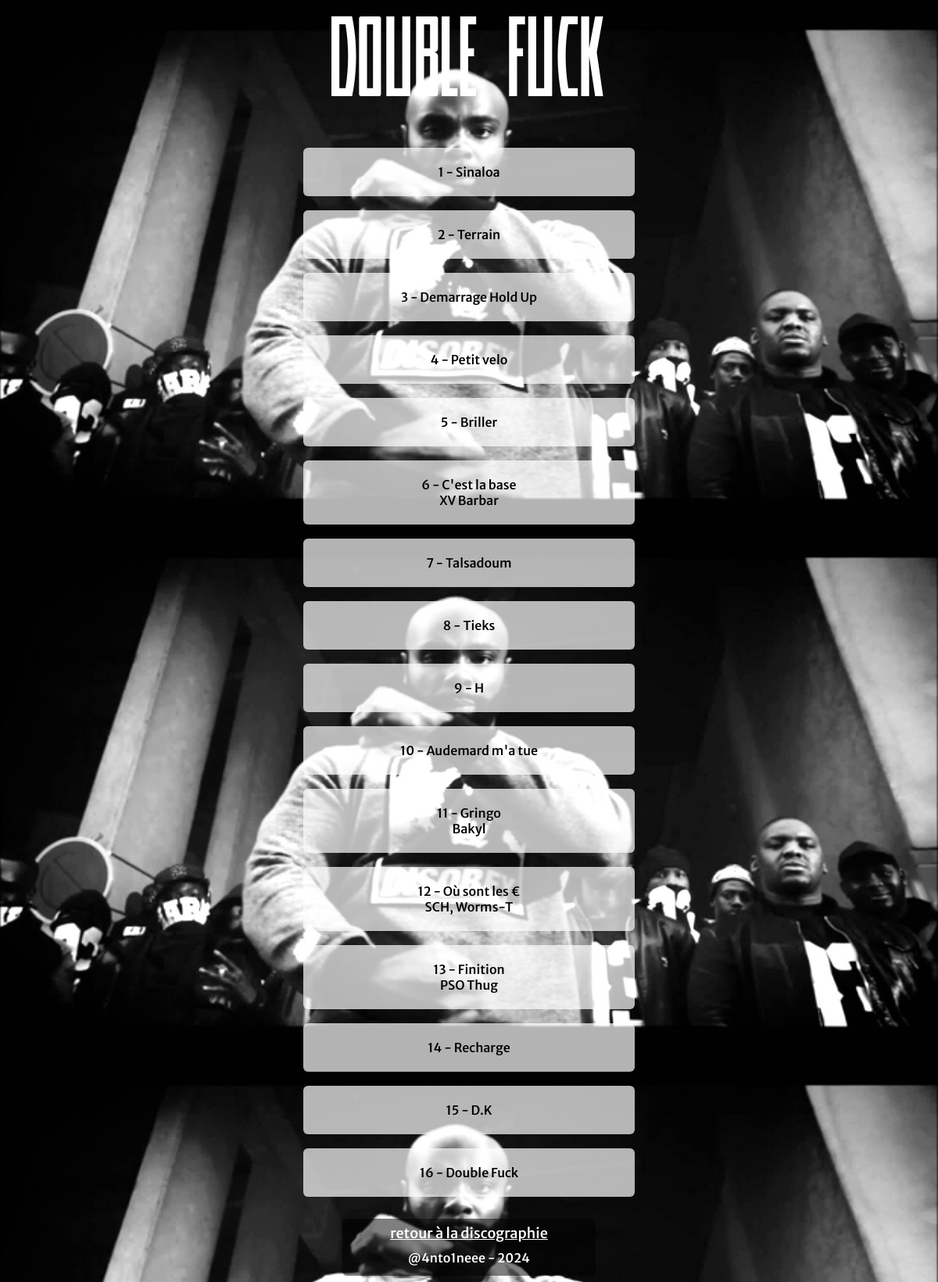
The page /detail_album.php?id=4 on the database its author committed.
### tables this page shows
CREATE TABLE `albums` (
  `idAlbum` int(100) NOT NULL,
  `NomAlbum` varchar(100) NOT NULL,
  `AnneeSortie` int(4) NOT NULL,
  `DescAlbum` text NOT NULL,
  `imgAlbum` text NOT NULL
);

CREATE TABLE `sons` (
  `idAlbum` int(100) NOT NULL,
  `idSon` int(50) NOT NULL,
  `NomSon` varchar(255) NOT NULL,
  `Featuring` varchar(255) NOT NULL
);

### detail_album.php (the view, shortened to what this page needs)
<!DOCTYPE html>
<html lang="fr">
	<head>
		<link rel="stylesheet" type="text/css" href="style.css" />
	</head>
	<body>
		<?php
			$ide = $_GET['id'];
			try {
				include 'connexion.php';
				$requete = $pdo->prepare("SELECT NomAlbum FROM albums WHERE idAlbum = ".$ide);
				$requete->execute();
				$album = $requete->fetch(PDO::FETCH_ASSOC);
					$nom=$album['NomAlbum'];
					echo "<center><h1>".$nom."</h1></center><br>";
				$requete = $pdo->prepare("SELECT NomSon, idSon, Featuring FROM sons WHERE idAlbum = $ide GROUP BY idSon ORDER BY idSon ASC");
				$requete->execute();
				$sons = $requete->fetchall(PDO::FETCH_ASSOC);
					foreach($sons as $unson){
					$nom=$unson['NomSon'];
					$num=$unson['idSon'];
					$feat=$unson['Featuring'];
					echo "<center>
						<li class='ss'>
							<p>".$num." - ".$nom."
								<br>".$feat."
							</p>
						</li>
						</center>
						<br>";
					}
				}
			catch (PDOException $e){
			print "Erreur !: " . $e->getMessage() . "<br/>";
			die(); }
		?>
		<div class="bottom">
		<center>
			<a class="retour" href="albums.php">retour à la discographie</a>
			<p class="copyr"><a href="https://github.com/4nto1neee" target="_blank" >@4nto1neee</a> - 2024</p>
		</center>
		</div>
	</body>
</html>

### style.css (style rules this page uses)
body { background-image: url("img/double_rotor.png"); background-size: 100%; background-repeat: repeat; }
h1 { color: #fff; font-size: 150px; font-weight:500; font-family: "tower" ; margin: 10px; padding: 0; width: fit-content; }
p { font-family: MerriweatherSans; color: #000; }
.bottom { background-color: rgb(0,0,0,0.5); border-radius: 6px; width: fit-content; display: flex; flex-direction: column; flex-wrap: wrap; margin-top: 10px; margin-left: auto; margin-right: auto; padding: 5px; padding-left: 5%; padding-right: 5%; }
.bottom .retour { color: #fff; font-family: MerriweatherSans; font-size: 18px; text-decoration: underline, gold; padding: 2px; display: flex; flex-direction: column; }
.copyr { font-family: MerriweatherSans; font-size: medium; color: #fff; margin: 3px; padding: 5px; width: fit-content; }
.copyr a { color: #fff; text-decoration: none; }
.ss { background-color: rgb(255,255,255,0.7); font-family: MerriweatherSans; font-size: medium; border-radius: 6px; width: 35%; min-width:fit-content; min-height: fit-content; padding: 5px; display: flex; flex-direction: column; flex-wrap: wrap; justify-content: space-between; }

### rows shown on the page
albums: NomAlbum "Double fuck"
sons: idSon "1", NomSon "Sinaloa"
sons: idSon "2", NomSon "Terrain"
sons: idSon "3", NomSon "Demarrage Hold Up"
sons: idSon "4", NomSon "Petit velo"
sons: idSon "5", NomSon "Briller"
sons: idSon "6", NomSon "C'est la base", Featuring "XV Barbar"
sons: idSon "7", NomSon "Talsadoum"
sons: idSon "8", NomSon "Tieks"
sons: idSon "9", NomSon "H"
sons: idSon "10", NomSon "Audemard m'a tue"
sons: idSon "11", NomSon "Gringo", Featuring "Bakyl"
sons: idSon "12", NomSon "Où sont les €", Featuring "SCH, Worms-T"
sons: idSon "13", NomSon "Finition", Featuring "PSO Thug"
sons: idSon "14", NomSon "Recharge"
sons: idSon "15", NomSon "D.K"
sons: idSon "16", NomSon "Double Fuck"
